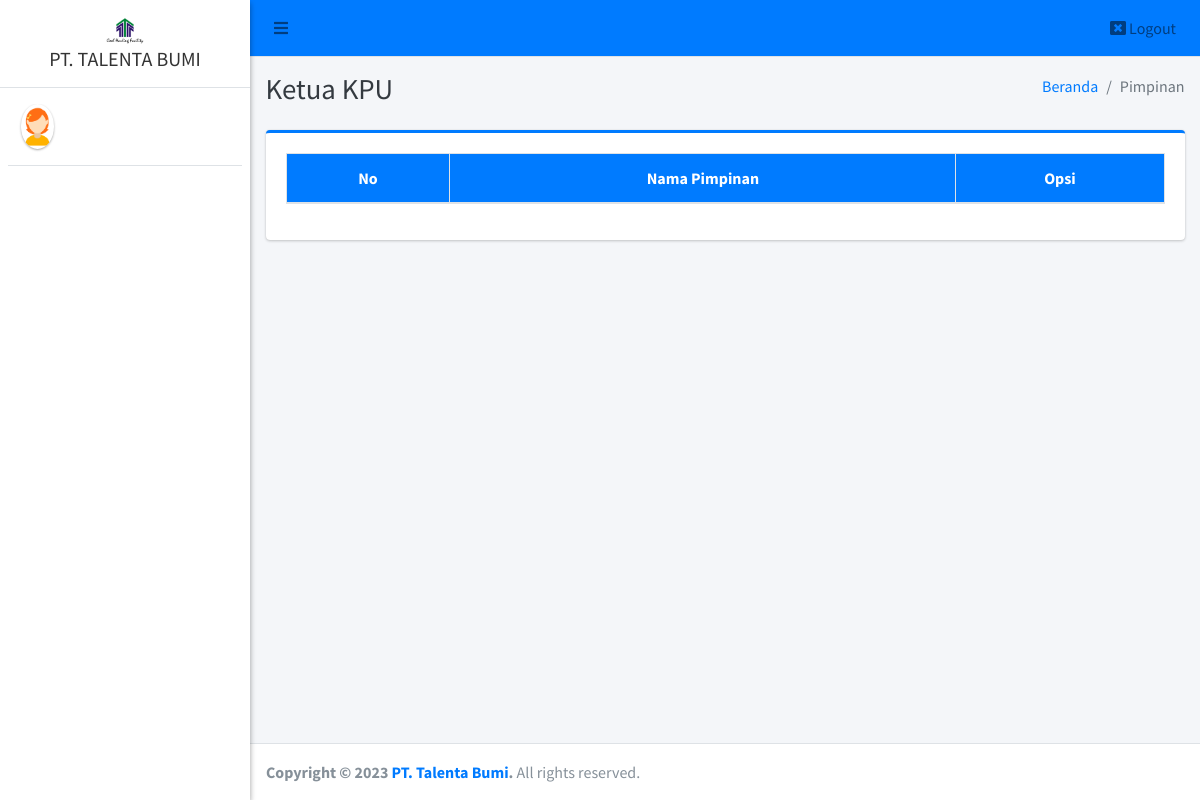
The app's page /admin/ttd/index.php, older data.
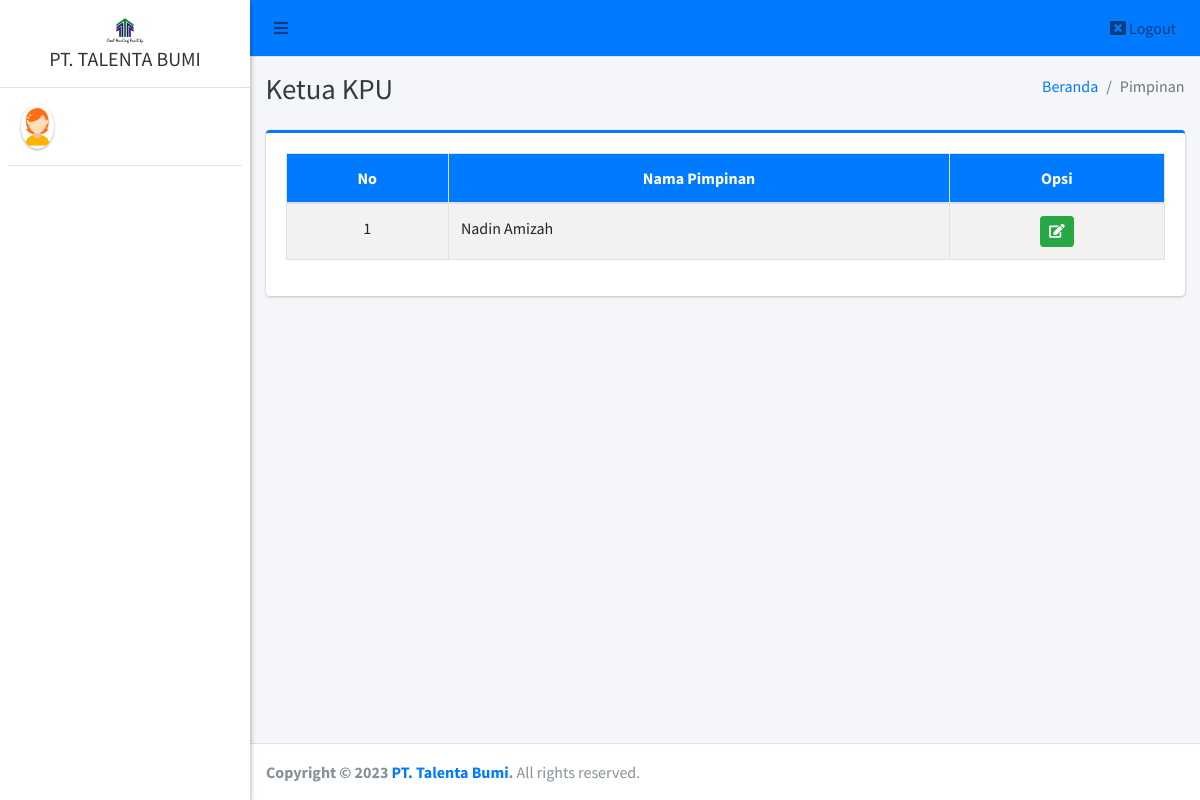
The same page, newer data.
### tables this page shows
CREATE TABLE `ttd` (
  `id_ttd` int(11) NOT NULL,
  `nama_ketua` varchar(50) NOT NULL
);

### admin/ttd/index.php (the view, shortened to what this page needs)
<?php
require '../../config/koneksi.php';
?>
<!DOCTYPE html>
<html>
<?php
include '../../templates/head.php';
?>
<body class="hold-transition sidebar-mini layout-fixed">
    <div class="wrapper">
        <?php
        include '../../templates/navbar.php';
        ?>
        <?php
        include '../../templates/sidebar.php';
        ?>
        <div class="content-wrapper">
            <div class="content-header">
                <div class="container-fluid">
                    <div class="row mb-2">
                        <div class="col-sm-6">
                            <h1 class="m-0 text-dark">Ketua KPU</h1>
                        </div>
                        <div class="col-sm-6">
                            <ol class="breadcrumb float-sm-right">
                                <li class="breadcrumb-item"><a href="#">Beranda</a></li>
                                <li class="breadcrumb-item active">Pimpinan</li>
                            </ol>
                        </div>
                    </div>
                </div>
            </div>
            <section class="content">
                <div class="container-fluid">
                    <div class="row">
                        <div class="col-12">
                            <div class="card card-primary card-outline">
                                <div class="card-body">
                                    <div class="table-responsive">
                                        <table id="example1" class="table table-bordered table-striped">
                                            <thead class="bg-primary">
                                                <tr align="center">
                                                    <th>No</th>
                                                    <th>Nama Pimpinan</th>
                                                    <th>Opsi</th>
                                                </tr>
                                            </thead>
                                            <tbody style="background-color: white">
                                                <?php
                                                $no = 1;
                                                $data = $koneksi->query("SELECT * FROM ttd");
                                                while ($row = $data->fetch_array()) {
                                                ?>
                                                    <tr>
                                                        <td align="center"><?= $no++ ?></td>
                                                        <td><?= $row['nama_ketua'] ?></td>
                                                        <td align="center">
                                                            <a href="edit?id=<?= $row['id_ttd'] ?>" class="btn btn-success btn-sm" title="Edit"><i class="fa fa-edit"></i></a>
                                                        </td>
                                                    </tr>
                                                <?php } ?>
                                            </tbody>
                                        </table>
                                    </div>
                                </div>
                            </div>
                        </div>
                    </div>
                </div>
            </section>
        </div>
        <?php include_once "../../templates/footer.php"; ?>
    </div>
</body>
</html>

Row changes from the older to the newer data that the page shows:
added ttd: nama_ketua "Nadin Amizah"
